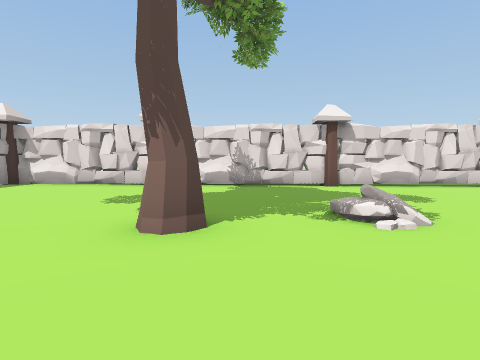
[1] (above)

21 first-person views from a walk through a Unity game level. The camera is 1.4 m above the floor, tilts 4° down and sees 80° across. The floor is counted in squares, 2 m on a side. Each view is taken from the middle of a square. On the plan, view 1 faces up. The plan holds only what a view shows up to about 10 squares ahead; the rest is blank. The place goes on beyond the plan. The player is left out. Some animated figures are left out. Door leaves are left out, so doorways stand open.

[2]
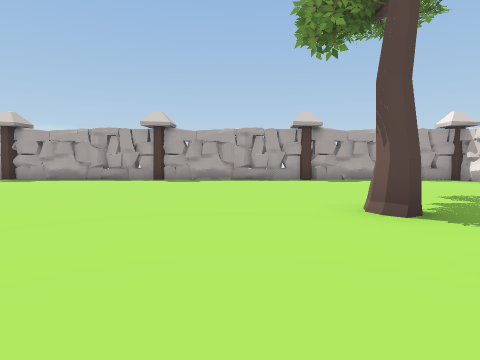

[3]
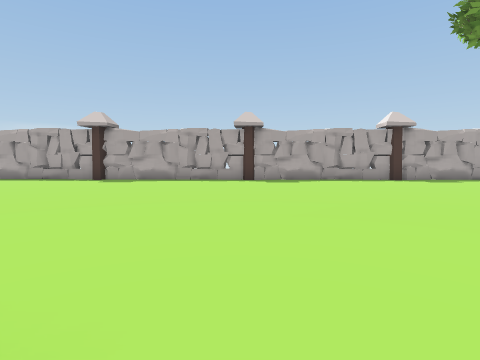

[4]
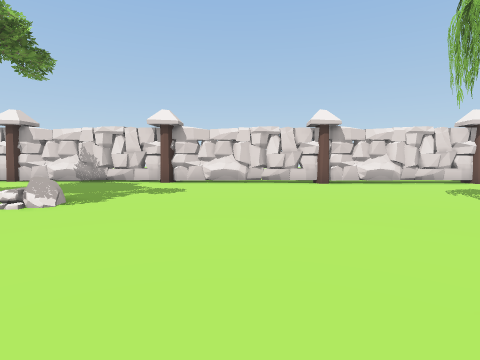

[5]
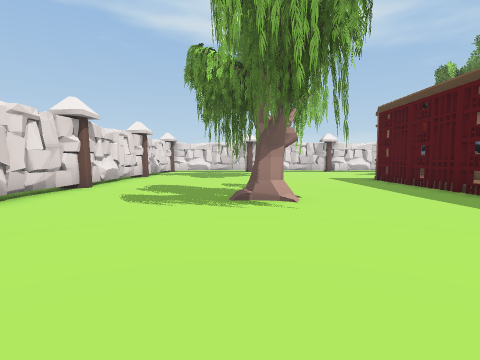

[6]
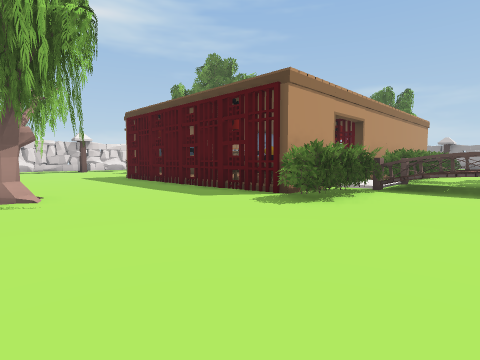

[7]
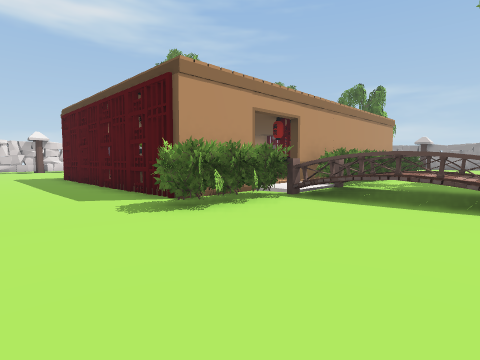

[8]
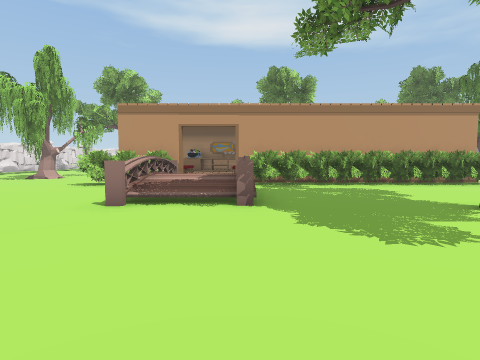

[9]
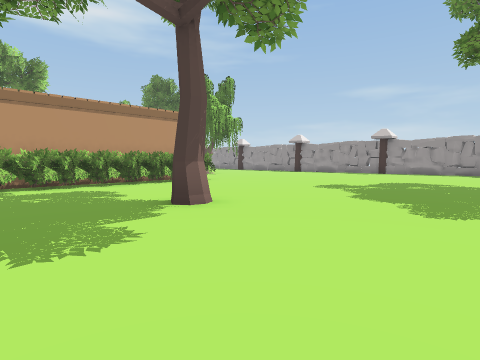

[10]
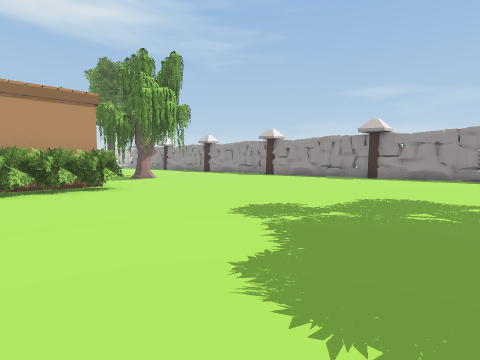

[11]
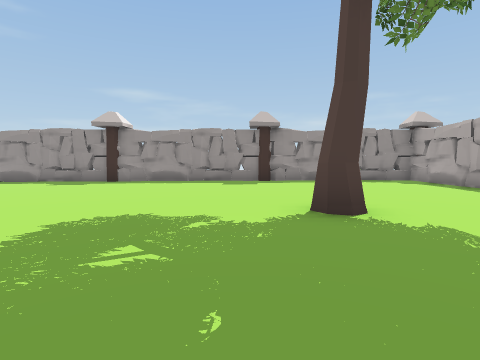

[12]
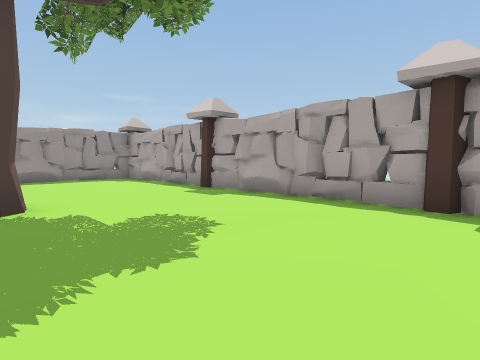

[13]
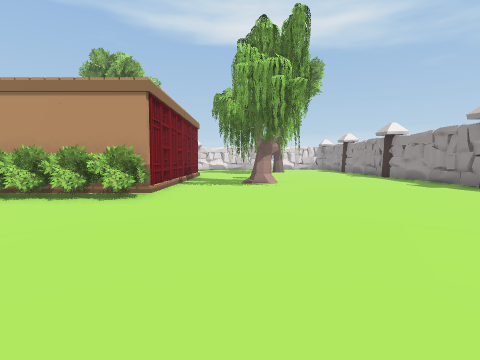

[14]
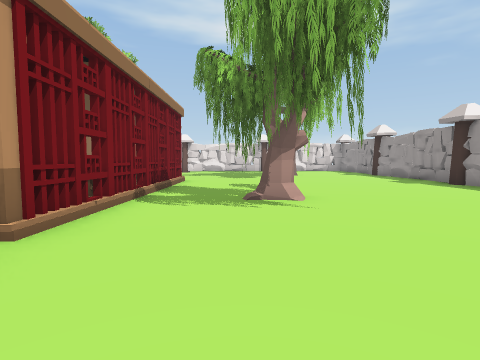

[15]
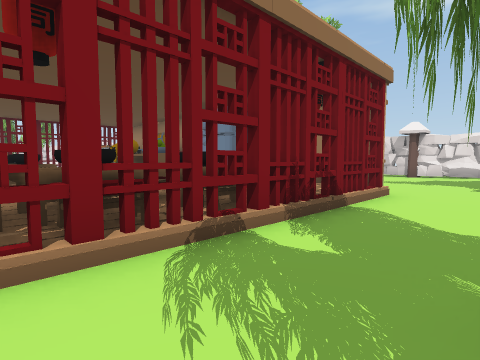

[16]
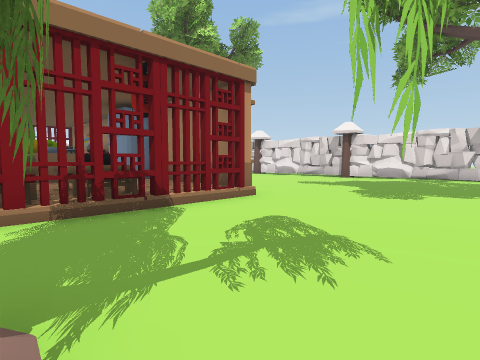

[17]
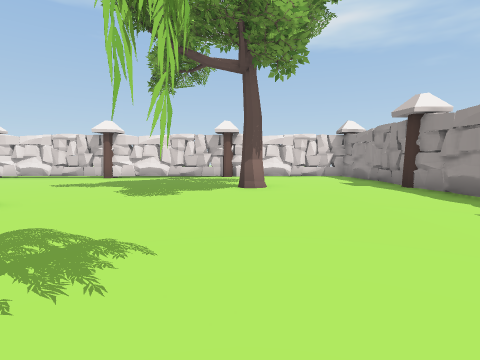

[18]
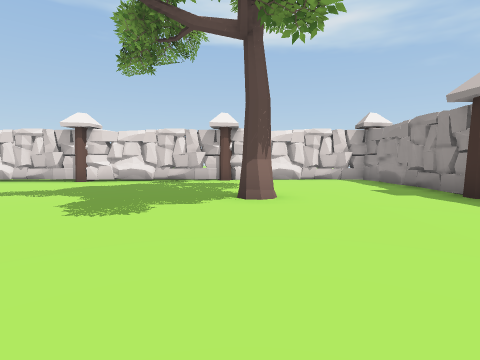

[19]
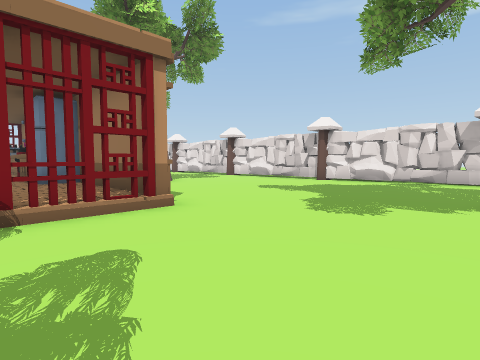

[20]
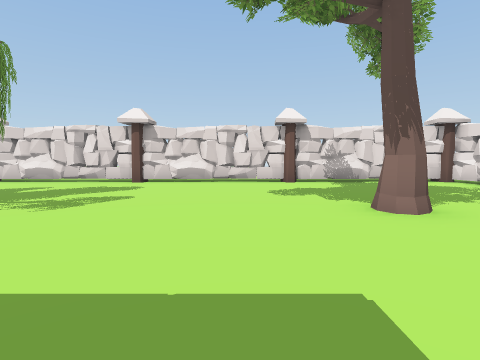

[21]
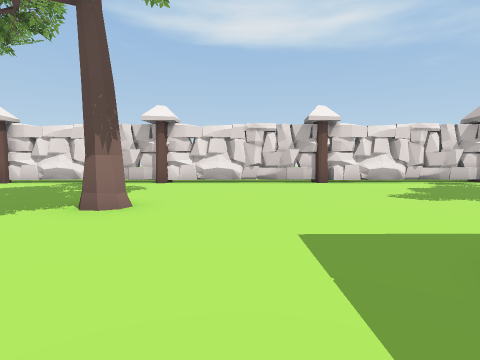

### Floor plan
Key: @ floor where view 1 was taken; # wall or solid block; x gap in a wall; . main floor; : floor 0.25 m higher than the main floor; - floor 0.25 m lower than the main floor; + floor 0.5 m higher than the main floor; * floor 0.75 m higher than the main floor; D open door; ^ raised ledge; O other object.
Columns run from 7 left of view 1 to 23 right of it. Each row starts with its distance up from view 1.
  9  ########O ###################
  8  O... .... .--- ---- ---- ---O
  7 #............-----------------#
  6 #............-----------------#
  5 #.............----------------#
  4 #........O....----O-----------#
  3 O.....O........-OOOO-----O---O
  2 #..............---------------#
  1 #..............---------------#
  0 #......@.....OO.--------------#
 -1 #.............O###x####-------
 -2 O............OO#OO OOO# ------O
 -3 #.........^^^^ODOO OOO   -----#
 -4 #.........+*x+.D           ---#
 -5 #.........^^^OODOO   OO     --#
 -6 #.............O#OO   O       -#
 -7 O............OO# O   OO
 -8 #... ........OO# O OOO   O
 -9 #..  ....O...OO# O OOOO  --   #
-10 #.   ........OO#:  :::# ------#
-11 #.............O#OOOOO:# ------#
-12 O............OO#OOOOO:#------.
-13 #.............O######x#.......#
-14 #.............................#
-15 #.................O...........#
-16 #....O............O...........O
-17 O...............O..O.....O....
-18 #.............................#
-19 #.............................#
-20 #.:...........................#
-21 O.:..O....O...  ....O....O....#
-22  ##################  #########

Positions as (right, up) in squares from view 1, and headings:
1: (0, 0), facing up
2: (3, 1), facing left
3: (3, -2), facing left
4: (5, -1), facing up
5: (5, 4), facing right
6: (4, 4), facing down-right
7: (3, 2), facing down-right
8: (-2, -5), facing right
9: (-2, -6), facing down-right
10: (-1, -10), facing down-right
11: (-1, -12), facing down
12: (-2, -11), facing down-left
13: (1, -15), facing right
14: (5, -15), facing right
15: (9, -15), facing up-right
16: (11, -17), facing up-right
17: (11, -17), facing right
18: (13, -17), facing right
19: (13, -17), facing up-right
20: (16, -1), facing up
21: (14, 1), facing right
